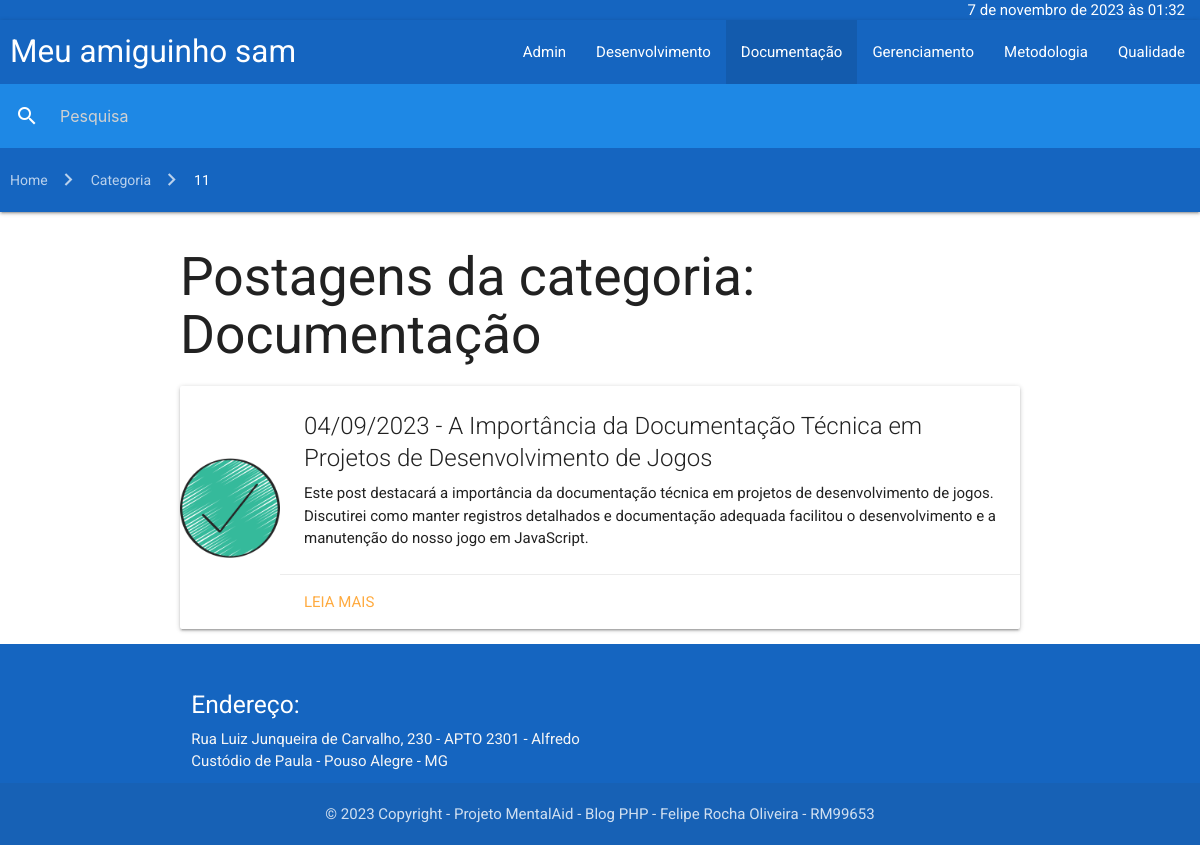
The app's page /categories/?id=11 with its own data.
### tables this page shows
CREATE TABLE `categories` (
  `id` bigint(20) NOT NULL AUTO_INCREMENT,
  `name` varchar(100) NOT NULL,
  PRIMARY KEY (`id`)
);

CREATE TABLE `posts` (
  `id` bigint(20) NOT NULL AUTO_INCREMENT,
  `title` varchar(100) NOT NULL,
  `category_id` bigint(20) NOT NULL,
  `date_publication` date NOT NULL,
  `content` longtext NOT NULL,
  `image` varchar(150) NOT NULL,
  PRIMARY KEY (`id`),
  KEY `posts_FK` (`category_id`),
  CONSTRAINT `posts_FK` FOREIGN KEY (`category_id`) REFERENCES `categories` (`id`) ON UPDATE CASCADE
);

### core/DateFormat.php (called while the page is built, shortened)
<?php
class DateFormat
{
    private DateTime $date;
    private string $locale;
    private string $timezone;
    public function __construct(string $date = 'now')
    {
        $this->date = new DateTime($date);
    }
    public function setLocale(string $locale): void
    {
        $this->locale = $locale;
    }
    public function setTimezone(string $timezone): void
    {
        $this->timezone = $timezone;
    }
    public function formatFullDatetime(): string
    {
        $formatter = new IntlDateFormatter(
            $this->locale,
            IntlDateFormatter::LONG,
            IntlDateFormatter::SHORT,
            $this->timezone,
            IntlDateFormatter::GREGORIAN
        );
        return $formatter->format($this->date);
    }
    public function formatDate(): string
    {
        $formatter = new IntlDateFormatter(
            $this->locale,
            IntlDateFormatter::SHORT,
            IntlDateFormatter::NONE,
            $this->timezone,
            IntlDateFormatter::GREGORIAN
        );
        return $formatter->format($this->date);
    }
}

### core/Database.php (called while the page is built, shortened)
<?php
class Database
{
    private string $dbName;
    private string $dbHost;
    private string $dbUser;
    private string $dbPass;
    public function __construct()
    {
        $this->dbName = getenv('DB_DATABASE');
        $this->dbHost = getenv('DB_HOST');
        $this->dbUser = getenv('DB_USERNAME');
        $this->dbPass = getenv('DB_PASSWORD');
    }
    public function query(string $query, array $attributes = [], bool $isSelect = false): object
    {
        $pdo = $this->connect();
        try {
            $pdo->beginTransaction();
            $dbConnect = $pdo->prepare($query, [PDO::ATTR_CURSOR => PDO::CURSOR_FWDONLY]);
            $dbConnect->execute($attributes);
            $success = $pdo->commit();
            if ($isSelect) {
                $data = $dbConnect->fetchAll(PDO::FETCH_CLASS);
                return $this->response($success, $data);
            }
            return $this->response($success);
        } catch (PDOException $exception) {
            $pdo->rollBack();
            return $this->response(false, [], $exception->getMessage());
        }
    }
    private function connect(): PDO
    {
        return new PDO($this->getDsn(), $this->dbUser, $this->dbPass);
    }
    private function getDsn(): string
    {
        return "mysql:dbname=$this->dbName;host=$this->dbHost";
    }
    private function response(bool $success = false, array $data = [], string $error = ''): object
    {
        return (object) [
            "success" => $success,
            "data" => $data,
            "error" => $error
        ];
    }
}

### core/Categories.php (called while the page is built, shortened)
<?php
class Categories
{
    private Database $DB;
    private array $categories;
    public function __construct()
    {
        $this->DB = new Database();
        $this->setCategories();
    }
    private function setCategories(): void
    {
        $response = $this->DB->query('SELECT * FROM categories ORDER BY name ASC', [], true);
        $this->categories = $response->data;
    }
    public function getAll(): array
    {
        return $this->categories;
    }
}

### core/Users.php (called while the page is built, shortened)
<?php
class Users
{
    private Database $DB;
    public function __construct()
    {
        $this->DB = new Database();
        $this->setCategories();
    }
    private function setCategories(): void
    {
        $response = $this->DB->query('SELECT * FROM users ORDER BY name ASC', [], true);
    }
}

### core/Session.php (called while the page is built, shortened)
<?php
class Session
{
    public function __construct()
    {
        $this->users = new Users();
    }
    public function sessionValid(): bool
    {
        if (empty($_SESSION['isLogged']) || empty($_SESSION['expireIn'])) {
            return false;
        }
        $now = new DateTime();
        $diff = $now->diff($_SESSION['expireIn']);
        return $diff->h <= 8;
    }
}

### core/Posts.php (called while the page is built, shortened)
<?php
class Posts
{
    private Database $DB;
    private int $categoryId;
    public function __construct()
    {
        $this->DB = new Database();
        $this->setPosts();
    }
    private function setPosts(): void
    {
        $response = $this->DB->query('
            SELECT
                posts.*, categories.name as categoryName
            FROM posts
                INNER JOIN categories ON categories.id = posts.category_id
            ORDER BY date_publication DESC
        ', [], true);
    }
    public function setCategoryId(string $id): void
    {
        $categoryModel = new \App\core\Categories();
        $category = $categoryModel->getOneById($id);
        $this->categoryId = (int) $category->id;
    }
    public function getAllByCategory(): array
    {
        $response = $this->DB->query('
            SELECT
                posts.*, categories.name as categoryName
            FROM posts
                INNER JOIN categories ON categories.id = posts.category_id
            WHERE categories.id = :categoryId
            ORDER BY date_publication DESC
        ', ['categoryId' => $this->categoryId], true);
        return $response->data;
    }
}

### categories/posts.php (the view, shortened to what this page needs)
<div class="container">
    <div class="col s2">
<?php
try {
    $postModel = new \App\core\Posts();
    $postModel->setCategoryId($_GET['id']);
    $posts = $postModel->getAllByCategory();
    $categoryName = $posts[0]->categoryName;
    echo "<h2 class=\"header\">Postagens da categoria: $categoryName</h2>";
    foreach ($posts as $post) {
        $formatDate = new \App\core\DateFormat($post->date_publication);
        $date = $formatDate->formatDate();
        echo "
            <div class=\"card horizontal hoverable\">
                <div class=\"card-image valign-wrapper\">
                    <img src=\"/public/images/$post->image\" width='100px' height='100px'>
                </div>
                <div class=\"card-stacked\">
                    <div class=\"card-content\">
                        <span class=\"card-title\">$date - $post->title</span>
                        <p id=\"limit-content\">$post->content</p>
                    </div>
                    <div class=\"card-action\">
                        <a href=\"/posts/?id=$post->id\">Leia mais</a>
                    </div>
                </div>
            </div>
    ";
    }
} catch (Exception $exception) {
    include "/var/www/views/empty.php";
}
?>
    </div>
</div>

### views/header.php
<?php
$categoryModel= new \App\core\Categories();
$categories = $categoryModel->getAll();
$date = new \App\core\DateFormat();
$session = new \App\core\Session();
?>
<header>
    <nav class="nav-wrapper blue darken-3 nav-date">
        <div class="right">
            <?php echo $date->formatFullDatetime(); ?>
        </div>
    </nav>
    <nav>
        <div class="nav-wrapper blue darken-3">
            <a href="/" class="logo brand-logo">Meu amiguinho sam</a>
            <ul id="nav-mobile" class="right hide-on-med-and-down">
                <?php
                foreach ($categories as $category) {
                    $isActive = '';
                    if (isset($_GET['id']) && $_GET['id'] == $category->id) {
                        $isActive = 'active';
                    }
                    echo "<li class=\"$isActive\"><a href=\"/categories/?id=$category->id\">$category->name</a></li>";
                }
                ?>
            </ul>
            <?php
                if ($session->sessionValid()) {
                    $name = $_SESSION['name'];
                    echo "<ul id=\"nav-mobile\" class=\"right hide-on-med-and-down truncate\"><a href=\"/admin/\">$name</a></ul>";
                } else {
                    echo "<ul id=\"nav-mobile\" class=\"right hide-on-med-and-down\"><a href=\"/admin/\">Admin</a></ul>";
                }
            ?>
        </div>
    </nav>
    <?php
        include '/var/www/views/search.php';
        include '/var/www/views/breadcrumbs.php';
    ?>
</header>

### styles/global.css (style rules this page uses)
* { box-sizing: border-box; margin: 0; padding: 0; }
html, body { height: 100%; font-family: 'Roboto', sans-serif; }
a { cursor: pointer; }
.container { margin-top: 10px; margin-bottom: 10px; height: auto !important; }
.logo { margin-left: 10px; }
.nav-date { line-height: 20px !important; height: 20px !important; padding-right: 15px; }
#limit-content { overflow: hidden; text-overflow: ellipsis; max-height: 100px; }

### records on screen
categories: name "Desenvolvimento"
categories: name "Documentação"
categories: name "Gerenciamento"
categories: name "Metodologia"
categories: name "Qualidade"
posts: category.name "Documentação", image (picture), date_publication "04/09/2023", title "A Importância da Documentação Técnica em Projetos de Desenvolvimento de Jogos", content "Este post destacará a importância da documentação técnica em projetos de desenvolvimento de jogos. Discutirei como manter registros detalhados e documentação adequada facilitou o desenvolvimento e a manutenção do nosso jogo em JavaScript."

### other values on screen
$date->formatFullDatetime() "7 de novembro de 2023 às 01:32"
$breadcrumb->description "Home"
$breadcrumb->description "Categoria"
$breadcrumb->description "11"
